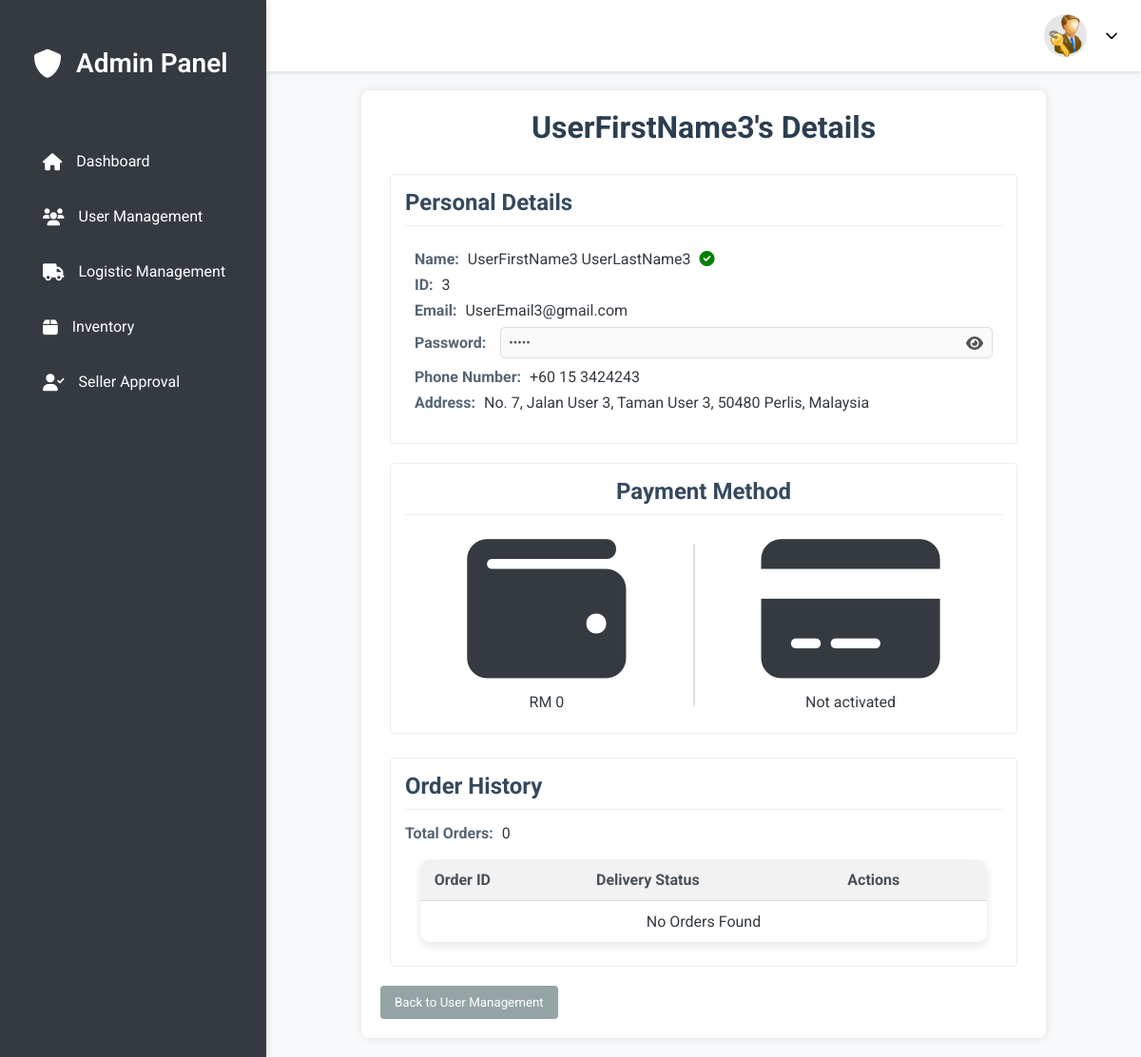
Page /admin/view_user/3 on the earlier database version.
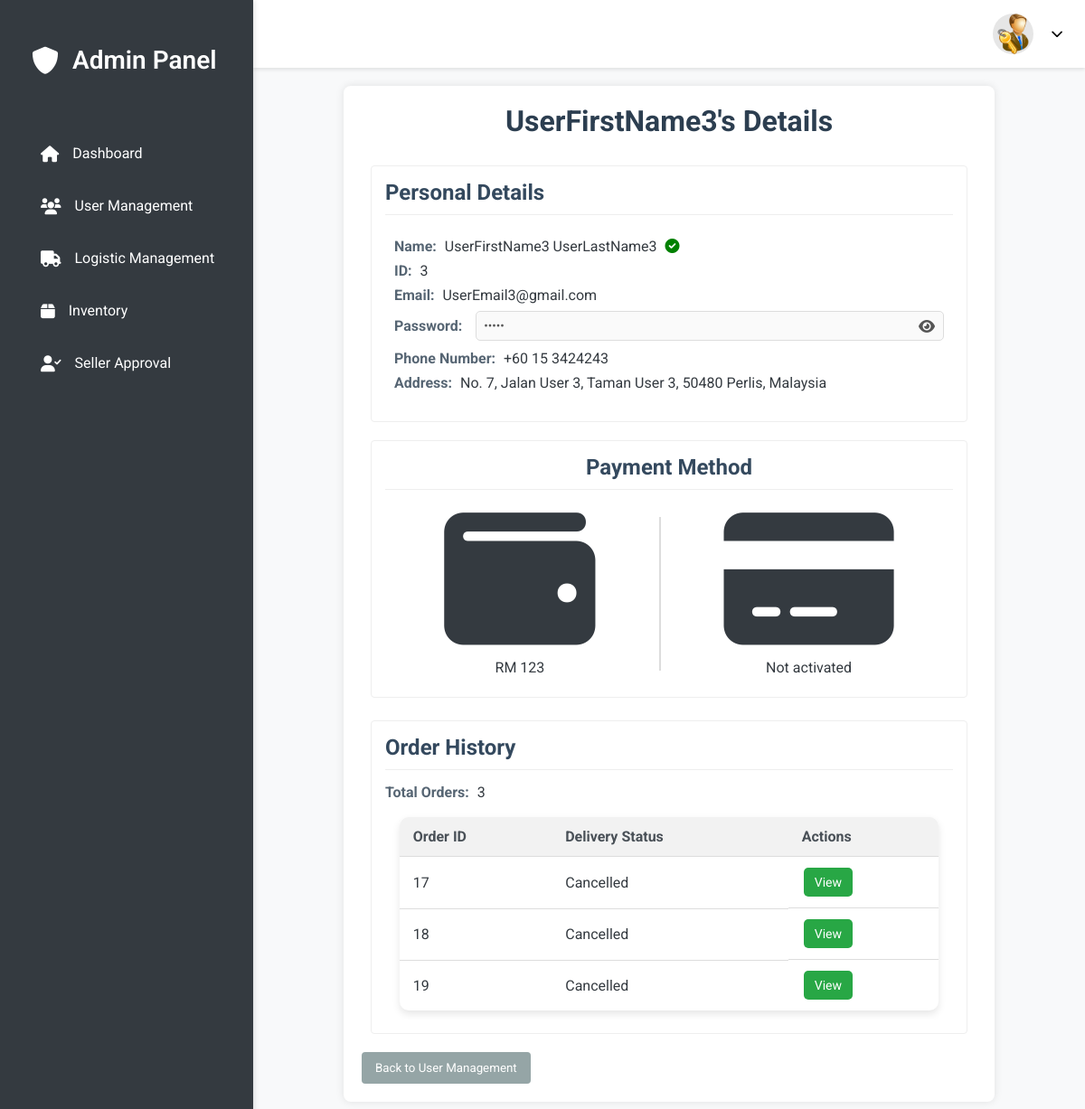
Same page on the later database version.
### tables this page shows
CREATE TABLE user (
        pid INTEGER PRIMARY KEY AUTOINCREMENT,
        firstName TEXT NOT NULL,
        lastName TEXT NULL,
        email TEXT UNIQUE NOT NULL,
        password TEXT NOT NULL,
        isSeller INTEGER DEFAULT 0,
        haveBankCard INTEGER DEFAULT 0,
        phone_number TEXT,
        wallet DECIMAL(10, 2) DEFAULT 0.00,
        address TEXT
    );

CREATE TABLE orders (
        id INTEGER PRIMARY KEY AUTOINCREMENT,
        buyer_id INTEGER NOT NULL,
        product_id INTEGER NOT NULL, 
        quantity INTEGER NOT NULL,
        date DATE NOT NULL,
        payment_method TEXT NOT NULL,
        delivery_status TEXT DEFAULT 'Pending',
        seller_status TEXT DEFAULT 'Pending',
        total_amount DECIMAL(10,2) NOT NULL,
        FOREIGN KEY (buyer_id) REFERENCES user(pid) ON DELETE CASCADE ON UPDATE CASCADE
        FOREIGN KEY (product_id) REFERENCES products(id) 
    );

### admin_feature.py (the view)
@admin_blueprint.route("/view_user/<int:id>", methods=["POST", "GET"])
def view_user(id):
  con = get_connect_db()
  cur = con.cursor()
  try:
    cur.execute("SELECT * FROM user WHERE pid = ?", (id,))
    user = cur.fetchone()
    if not user:
         flash("User not found.", "warning")
         return redirect(url_for("admin.user_management"))
    cur.execute("""
    SELECT
        o.id,
        o.date,
        o.total_amount,
        o.delivery_status,
        p.name AS product_name
    FROM orders o
    JOIN products p ON o.product_id = p.id
    WHERE o.buyer_id = ?
  """, (id,))
    orders = cur.fetchall()
    orders = [{"id": order[0], "date": order[1], "total_amount": order[2], "delivery_status":order[3], "product_name": order[4] } for order in orders]
  except Exception as e:
       flash(f"An error occurred: {e}", "danger")
  finally:
    con.close()
  return render_template("view_user_details.html", user=user, orders=orders)

### db.py (called while the page is built)
def get_connect_db():
    conn = sqlite3.connect(DATABASE_PATH)
    conn.row_factory = sqlite3.Row
    return conn

### web.py (called while the page is built)
@app.after_request
def add_header(response):
    response.headers["Cache-Control"] = "no-store, no-cache, must-revalidate, post-check=0, pre-check=0, max-age=0"
    response.headers["Pragma"] = "no-cache"
    response.headers["Expires"] = "0"
    return response

### templates/view_user_details.html (shortened to what this page needs)
{% extends "admin_page.html" %}
{% block content %}
<link rel="stylesheet" href="https://cdnjs.cloudflare.com/ajax/libs/font-awesome/6.0.0/css/all.min.css"
 />
<link rel="stylesheet" href="/static/view_user_details.css">
<div class="user-details-container">
    <h1>{{ user.firstName }}'s Details</h1>
    <div class="content-container">
        <section class="personal-info-section">
            <h2>Personal Details</h2>
            <div class="details-card">
              <p>
                <strong>Name:</strong>
                {{ user.firstName }} {{ user.lastName }}
                {% if user.isSeller == 1 %}
                    <i class="fas fa-check-circle" style="color: green; margin-left: 5px;"></i>
                {% endif %}
              </p>
               <p><strong>ID:</strong> {{ user.pid }}</p>
               <p><strong>Email:</strong> {{ user.email }}</p>
                 <div class="password-field">
                    <label><strong>Password:</strong></label>
                    <input type="password" id="password" value="{{ user.password }}" disabled>
                    <i class="fas fa-eye password-toggle" id="togglePassword"></i>
                </div>
               {% if user.phone_number %}
                 <p><strong>Phone Number:</strong> {{ user.phone_number }}</p>
               {% endif %}
               {% if user.address %}
                 <p><strong>Address:</strong> {{ user.address }}</p>
               {% endif %}
            </div>
        </section>
       <section class="payment-info-section">
             <h2>Payment Method</h2>
             <div class="payment-icons">
                <div id="wallet" class="icon-container">
                  <i class="fas fa-wallet fa-3x"></i>
                  <p>RM {{ user.wallet }}</p>
                </div>
                <div class="separator"></div>
                <div id="card" class="icon-container">
                  <i class="fas fa-credit-card fa-3x"></i>
                  <p>{% if user.haveBankCard == 1 %}Activated{% else %}Not activated{% endif %}</p>
                </div>
              </div>
            </section>
    </div>
    <section class="order-history-section">
        <h2>Order History</h2>
        <p><strong>Total Orders:</strong> {{ orders|length }}</p>
        <div class="table-responsive">
        <table class="order-table">
             <thead>
              <tr>
                    <th>Order ID</th>
                    <th>Delivery Status</th>
                    <th>Actions</th>
              </tr>
             </thead>
            <tbody>
             {% for order in orders %}
                <tr>
                  <td>{{ order.id }}</td>
                  <td>{{ order.delivery_status }}</td>
                  <td class="action-buttons">
                      <form action="{{ url_for('admin.view_order_details', order_id=order.id) }}" method="GET">
                          <button type="submit" class="view-btn">View</button>
                      </form>
                  </td>
                </tr>
                {% else %}
                <tr>
                   <td colspan="3" style="text-align: center">No Orders Found</td>
                </tr>
                {% endfor %}
            </tbody>
        </table>
    </div>
   </section>
    <button class="back-button" onclick="window.location.href='{{ url_for('admin.user_management') }}'">Back to User Management</button>
</div>
{% endblock %}

Differences in the rows shown:
changed user "UserFirstName3": wallet "0" → "123"
added orders: id "17", delivery_status "Cancelled"
added orders: id "18", delivery_status "Cancelled"
added orders: id "19", delivery_status "Cancelled"
Other differences:
{{ orders|length }}: "0" → "3"
text no longer shown: "No Orders Found"
